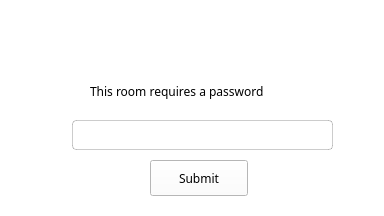
<?xml version="1.0" encoding="UTF-8"?>
<ui version="4.0">
 <class>RoomPassword</class>
 <widget class="QMainWindow" name="RoomPassword">
  <property name="geometry">
   <rect>
    <x>0</x>
    <y>0</y>
    <width>384</width>
    <height>216</height>
   </rect>
  </property>
  <property name="windowTitle">
   <string>MainWindow</string>
  </property>
  <property name="styleSheet">
   <string notr="true">background-color: #fff;</string>
  </property>
  <widget class="QWidget" name="centralwidget">
   <widget class="QWidget" name="widget" native="true">
    <property name="geometry">
     <rect>
      <x>160</x>
      <y>10</y>
      <width>60</width>
      <height>60</height>
     </rect>
    </property>
    <property name="styleSheet">
     <string notr="true">background-color: #fff;
border-radius: 30px;</string>
    </property>
    <widget class="QLabel" name="label">
     <property name="geometry">
      <rect>
       <x>15</x>
       <y>15</y>
       <width>30</width>
       <height>30</height>
      </rect>
     </property>
     <property name="text">
      <string/>
     </property>
     <property name="pixmap">
      <pixmap>../Downloads/svgexport-6.svg</pixmap>
     </property>
     <property name="scaledContents">
      <bool>true</bool>
     </property>
    </widget>
   </widget>
   <widget class="QLabel" name="label_2">
    <property name="geometry">
     <rect>
      <x>90</x>
      <y>80</y>
      <width>221</width>
      <height>22</height>
     </rect>
    </property>
    <property name="font">
     <font>
      <family>Source Sans 3</family>
     </font>
    </property>
    <property name="text">
     <string>This room requires a password</string>
    </property>
   </widget>
   <widget class="QLineEdit" name="passwordLineEdit">
    <property name="geometry">
     <rect>
      <x>72</x>
      <y>120</y>
      <width>261</width>
      <height>30</height>
     </rect>
    </property>
    <property name="styleSheet">
     <string notr="true">border: 1px solid rgba(0,0,0,0.2);
border-radius: 4px;
padding-left: 10px;
</string>
    </property>
   </widget>
   <widget class="QPushButton" name="submitPushButton">
    <property name="geometry">
     <rect>
      <x>150</x>
      <y>160</y>
      <width>98</width>
      <height>36</height>
     </rect>
    </property>
    <property name="font">
     <font>
      <family>Source Sans 3 SemiBold</family>
     </font>
    </property>
    <property name="styleSheet">
     <string notr="true">#nextButton {
	background-color: rgb(9, 44, 76);
	border: none;
	color: #fff;
	border-radius: 4px;
}

#nextButton:hover {
	background-color: rgba(9, 44, 76, 0.9);
}</string>
    </property>
    <property name="text">
     <string>Submit</string>
    </property>
   </widget>
   <widget class="QPushButton" name="closeModalPushButton">
    <property name="geometry">
     <rect>
      <x>340</x>
      <y>0</y>
      <width>31</width>
      <height>31</height>
     </rect>
    </property>
    <property name="styleSheet">
     <string notr="true">border: none;
background: none;</string>
    </property>
    <property name="text">
     <string/>
    </property>
    <property name="icon">
     <iconset>
      <normaloff>../Downloads/svgexport-20-1.svg</normaloff>../Downloads/svgexport-20-1.svg</iconset>
    </property>
    <property name="iconSize">
     <size>
      <width>14</width>
      <height>14</height>
     </size>
    </property>
   </widget>
  </widget>
 </widget>
 <resources/>
 <connections/>
</ui>
